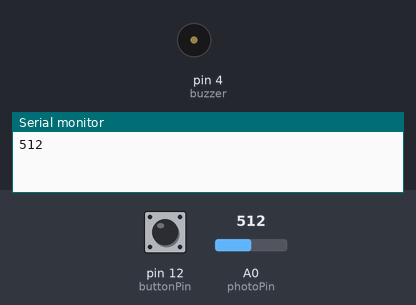
Recording of a sketch running on a simulated Arduino Uno, built with avr-gcc and run on an emulated ATmega328P. Parts: buzzer (waves = sounding, pin HIGH), the last lines printed to the serial monitor. The test bench sets the inputs (shaded band); at power-on: pin 12 (buttonPin) LOW, A0 (photoPin) = 512.

Above: at 0.1 s.
At 1.1 s:
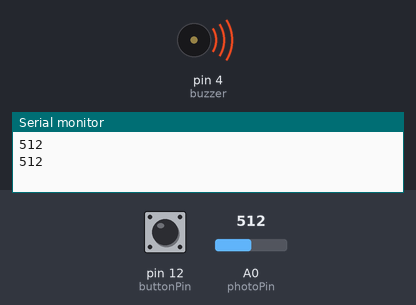
Timing chart, 0 to 2.6 s (numbered marks = the images above):
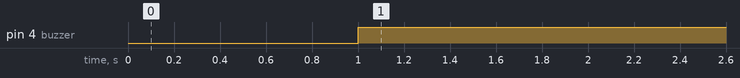

Measured:
- by itself, pin 4 (buzzer): LOW → HIGH at 1.0 s

The sketch:

alarm.ino
```cpp
int photoPin = 0;
int buzzer = 4;
int buttonPin = 12;
int photoVal = 0;  //photocell value
int buttonVal = 0;
int cnt = 0;  //to stop looping

void setup() {
  pinMode(buzzer, OUTPUT);
  pinMode(photoPin, INPUT);
  pinMode(buttonPin, INPUT);
  Serial.begin(9600);
}

void loop() {
  if (cnt < 1) {
    photoVal = analogRead(photoPin);
    Serial.println(photoVal);
    delay(1000);

    if (photoVal < 600) {  //set a proper value you want
      digitalWrite(buzzer, HIGH);
    } else {
      digitalWrite(buzzer, LOW);
    }

    buttonVal = digitalRead(buttonPin);

    if (buttonVal == HIGH) {
      digitalWrite(buzzer, LOW);
      cnt = 1;
    }
  }
}
```
